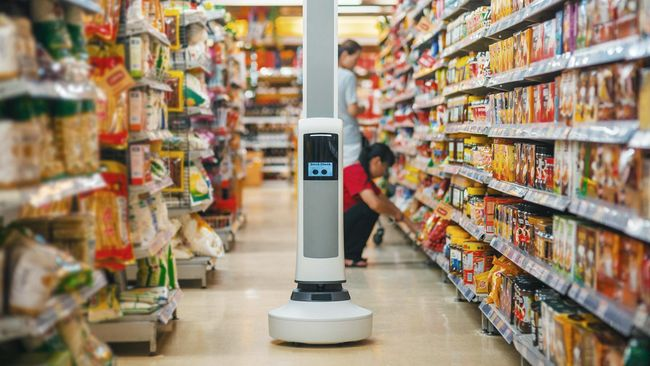
#> input picture j5.jpg, 650 x 366 px
$ python 'gaussian lowpass filter and ideal highpass filter.py'
#> lines starting #> are read from the running program, lines starting #| are printed output that depends on the picture; after the words box and inside, x2 and y2 are one past the last pixel; in counts of white or black regions, pixels touching at a corner belong together
# Nama  : MOH.ISRAN
# NIM   : F55121073
# Kelas : B
import cv2
import numpy as np
from matplotlib import pyplot as plt

# Load gambar
img = cv2.imread('j5.jpg', 0)
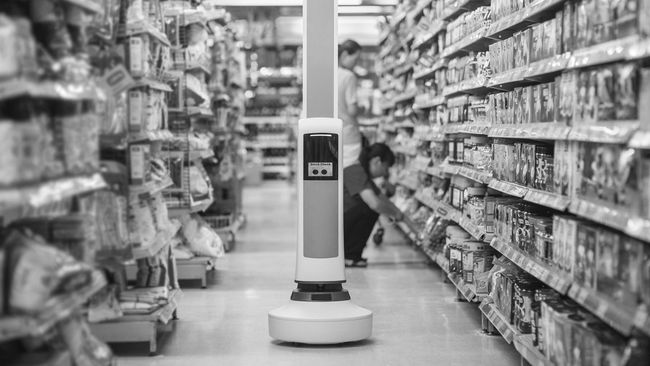
#> img: shape (366, 650); min 1, max 255, mean 139.1

# Transformasi Fourier
f = np.fft.fft2(img)
fshift = np.fft.fftshift(f)

# Filter Gaussian Lowpass
rows, cols = img.shape
#> rows = 366; cols = 650
crow, ccol = rows // 2, cols // 2
#> crow = 183; ccol = 325
D = 30
Gaussian_LP = np.zeros((rows, cols))
for i in range(rows):
    for j in range(cols):
        Gaussian_LP[i, j] = np.exp(-((i - crow) ** 2 + (j - ccol) ** 2) / (2 * D ** 2))
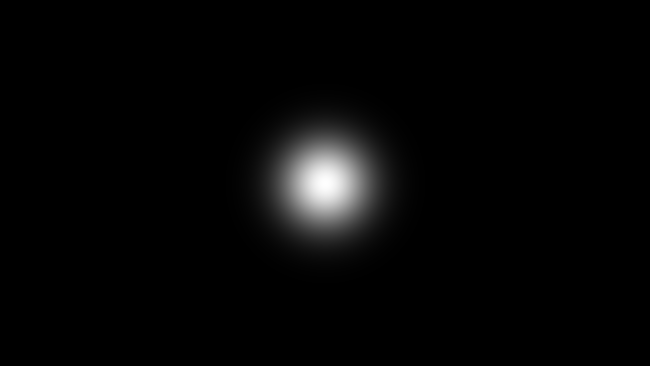
#> Gaussian_LP: shape (366, 650) float64; min 2.72e-34, max 1, mean 0.0238

Gaussian_LP_shift = np.fft.fftshift(Gaussian_LP)
filtered_Gaussian_LP = fshift * Gaussian_LP_shift
img_Gaussian_LP = np.fft.ifft2(filtered_Gaussian_LP)
img_Gaussian_LP = np.abs(img_Gaussian_LP)
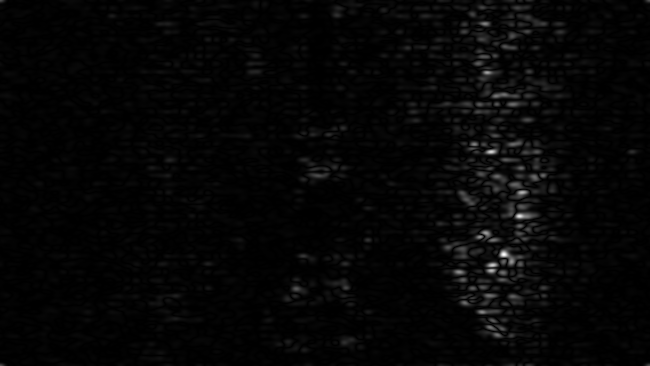
#> img_Gaussian_LP: shape (366, 650) float64; min 2e-07, max 3.27, mean 0.0757; drawn with min black and max white

# Filter Ideal Highpass
D0 = 30
Ideal_HP = np.zeros((rows, cols))
for i in range(rows):
    for j in range(cols):
        D = np.sqrt((i - crow) ** 2 + (j - ccol) ** 2)
        if D > D0:
            Ideal_HP[i, j] = 1
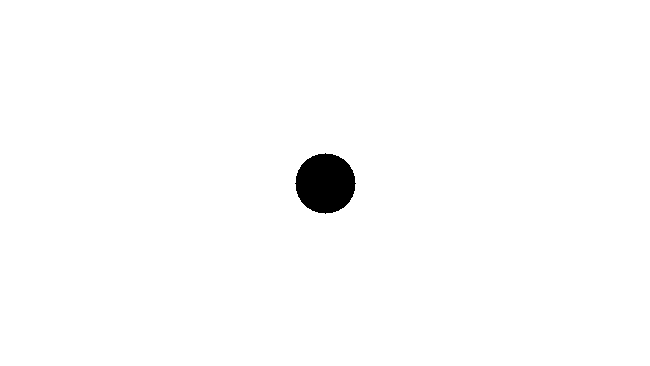
#> Ideal_HP: shape (366, 650) float64; values 0 (black) and 1 (white), 98.8% white; 1 black region, box (x1, y1, x2, y2) and area: (295, 153, 356, 214) 2821

Ideal_HP_shift = np.fft.fftshift(Ideal_HP)
filtered_Ideal_HP = fshift * Ideal_HP_shift
img_Ideal_HP = np.fft.ifft2(filtered_Ideal_HP)
img_Ideal_HP = np.abs(img_Ideal_HP)

# Tampilkan gambar hasil filter
plt.subplot(131), plt.imshow(img, cmap='gray')
plt.title('Input Gambar'), plt.xticks([]), plt.yticks([])
plt.subplot(132), plt.imshow(img_Gaussian_LP, cmap='gray')
plt.title('Gaussian Lowpass Filter'), plt.xticks([]), plt.yticks([])
plt.subplot(133), plt.imshow(img_Ideal_HP, cmap='gray')
plt.title('Ideal Highpass Filter'), plt.xticks([]), plt.yticks([])
plt.show()

$ run again, with j2.jpg copied over j5.jpg
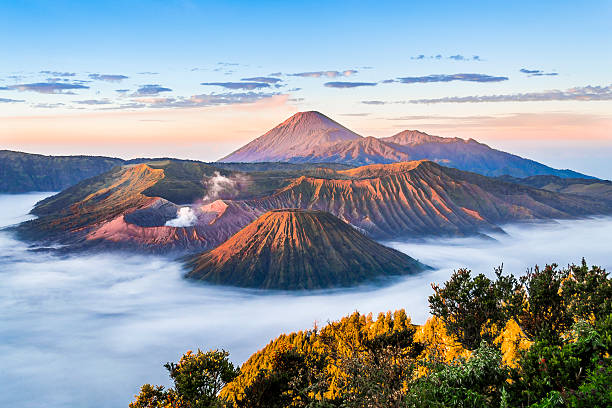
#> input picture j2.jpg, 612 x 408 px
#> `img = cv2.imread('j5.jpg', 0)`:
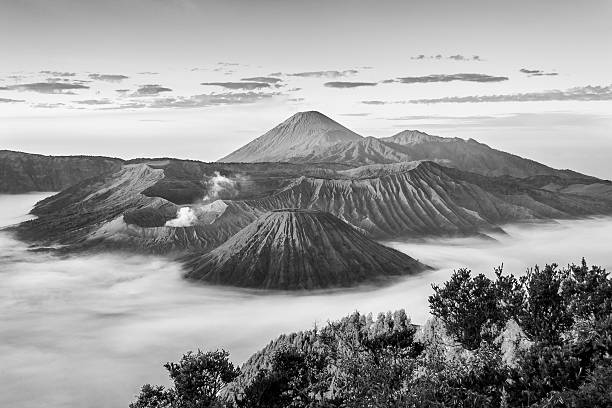
#> img: shape (408, 612); min 0, max 255, mean 152.3
#> `img_Gaussian_LP = np.abs(img_Gaussian_LP)`:
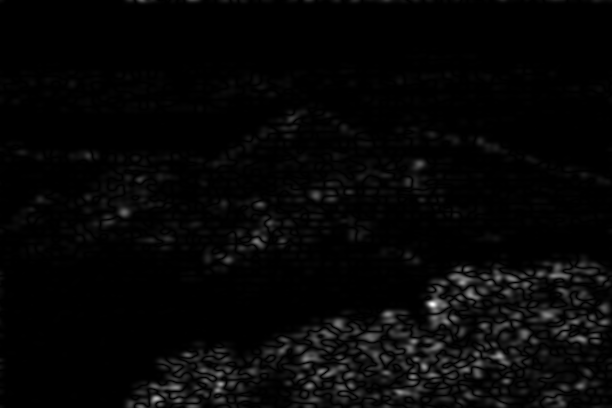
#> img_Gaussian_LP: shape (408, 612) float64; min 1.43e-11, max 17.83, mean 0.467; drawn with min black and max white
